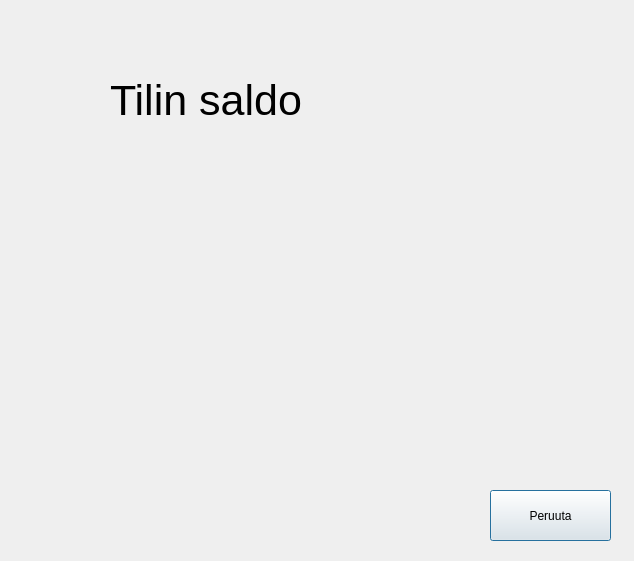
<?xml version="1.0" encoding="UTF-8"?>
<ui version="4.0">
 <class>Saldo</class>
 <widget class="QDialog" name="Saldo">
  <property name="geometry">
   <rect>
    <x>0</x>
    <y>0</y>
    <width>634</width>
    <height>561</height>
   </rect>
  </property>
  <property name="windowTitle">
   <string>Dialog</string>
  </property>
  <widget class="QLabel" name="label">
   <property name="geometry">
    <rect>
     <x>130</x>
     <y>160</y>
     <width>301</width>
     <height>121</height>
    </rect>
   </property>
   <property name="font">
    <font>
     <pointsize>40</pointsize>
    </font>
   </property>
   <property name="text">
    <string/>
   </property>
  </widget>
  <widget class="QPushButton" name="pushButton_Perruuta">
   <property name="geometry">
    <rect>
     <x>490</x>
     <y>490</y>
     <width>121</width>
     <height>51</height>
    </rect>
   </property>
   <property name="text">
    <string>Peruuta</string>
   </property>
  </widget>
  <widget class="QLabel" name="label_2">
   <property name="geometry">
    <rect>
     <x>110</x>
     <y>70</y>
     <width>281</width>
     <height>61</height>
    </rect>
   </property>
   <property name="font">
    <font>
     <pointsize>32</pointsize>
    </font>
   </property>
   <property name="text">
    <string>Tilin saldo</string>
   </property>
  </widget>
 </widget>
 <resources/>
 <connections/>
</ui>
